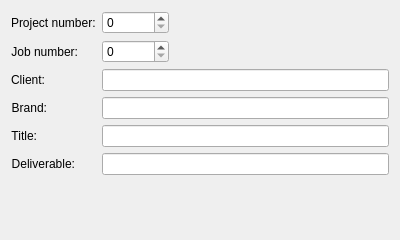
<?xml version="1.0" encoding="UTF-8"?>
<ui version="4.0">
 <class>Frame</class>
 <widget class="QFrame" name="Frame">
  <property name="geometry">
   <rect>
    <x>0</x>
    <y>0</y>
    <width>400</width>
    <height>240</height>
   </rect>
  </property>
  <property name="windowTitle">
   <string>Frame</string>
  </property>
  <property name="frameShape">
   <enum>QFrame::NoFrame</enum>
  </property>
  <layout class="QFormLayout" name="formLayout">
   <property name="fieldGrowthPolicy">
    <enum>QFormLayout::ExpandingFieldsGrow</enum>
   </property>
   <item row="0" column="0">
    <widget class="QLabel" name="projNum_label">
     <property name="text">
      <string>Project number:</string>
     </property>
    </widget>
   </item>
   <item row="0" column="1">
    <widget class="QSpinBox" name="projNum_spinBox">
     <property name="minimum">
      <number>0</number>
     </property>
     <property name="maximum">
      <number>999999</number>
     </property>
     <property name="value">
      <number>0</number>
     </property>
     <property name="xmlAttr" stdset="0">
      <string>projNum</string>
     </property>
    </widget>
   </item>
   <item row="1" column="0">
    <widget class="QLabel" name="jobNum_label">
     <property name="text">
      <string>Job number:</string>
     </property>
     <property name="alignment">
      <set>Qt::AlignRight|Qt::AlignTrailing|Qt::AlignVCenter</set>
     </property>
    </widget>
   </item>
   <item row="1" column="1">
    <widget class="QSpinBox" name="jobNum_spinBox">
     <property name="minimum">
      <number>0</number>
     </property>
     <property name="maximum">
      <number>9999999</number>
     </property>
     <property name="value">
      <number>0</number>
     </property>
    </widget>
   </item>
   <item row="2" column="0">
    <widget class="QLabel" name="client_label">
     <property name="text">
      <string>Client:</string>
     </property>
     <property name="alignment">
      <set>Qt::AlignRight|Qt::AlignTrailing|Qt::AlignVCenter</set>
     </property>
    </widget>
   </item>
   <item row="2" column="1">
    <widget class="QLineEdit" name="client_lineEdit"/>
   </item>
   <item row="3" column="0">
    <widget class="QLabel" name="brand_label">
     <property name="text">
      <string>Brand:</string>
     </property>
     <property name="alignment">
      <set>Qt::AlignRight|Qt::AlignTrailing|Qt::AlignVCenter</set>
     </property>
    </widget>
   </item>
   <item row="3" column="1">
    <widget class="QLineEdit" name="brand_lineEdit"/>
   </item>
   <item row="4" column="0">
    <widget class="QLabel" name="title_label">
     <property name="text">
      <string>Title:</string>
     </property>
     <property name="alignment">
      <set>Qt::AlignRight|Qt::AlignTrailing|Qt::AlignVCenter</set>
     </property>
    </widget>
   </item>
   <item row="4" column="1">
    <widget class="QLineEdit" name="title_lineEdit"/>
   </item>
   <item row="5" column="0">
    <widget class="QLabel" name="deliverable_label">
     <property name="text">
      <string>Deliverable:</string>
     </property>
     <property name="alignment">
      <set>Qt::AlignRight|Qt::AlignTrailing|Qt::AlignVCenter</set>
     </property>
    </widget>
   </item>
   <item row="5" column="1">
    <widget class="QLineEdit" name="deliverable_lineEdit"/>
   </item>
  </layout>
 </widget>
 <resources/>
 <connections/>
</ui>
